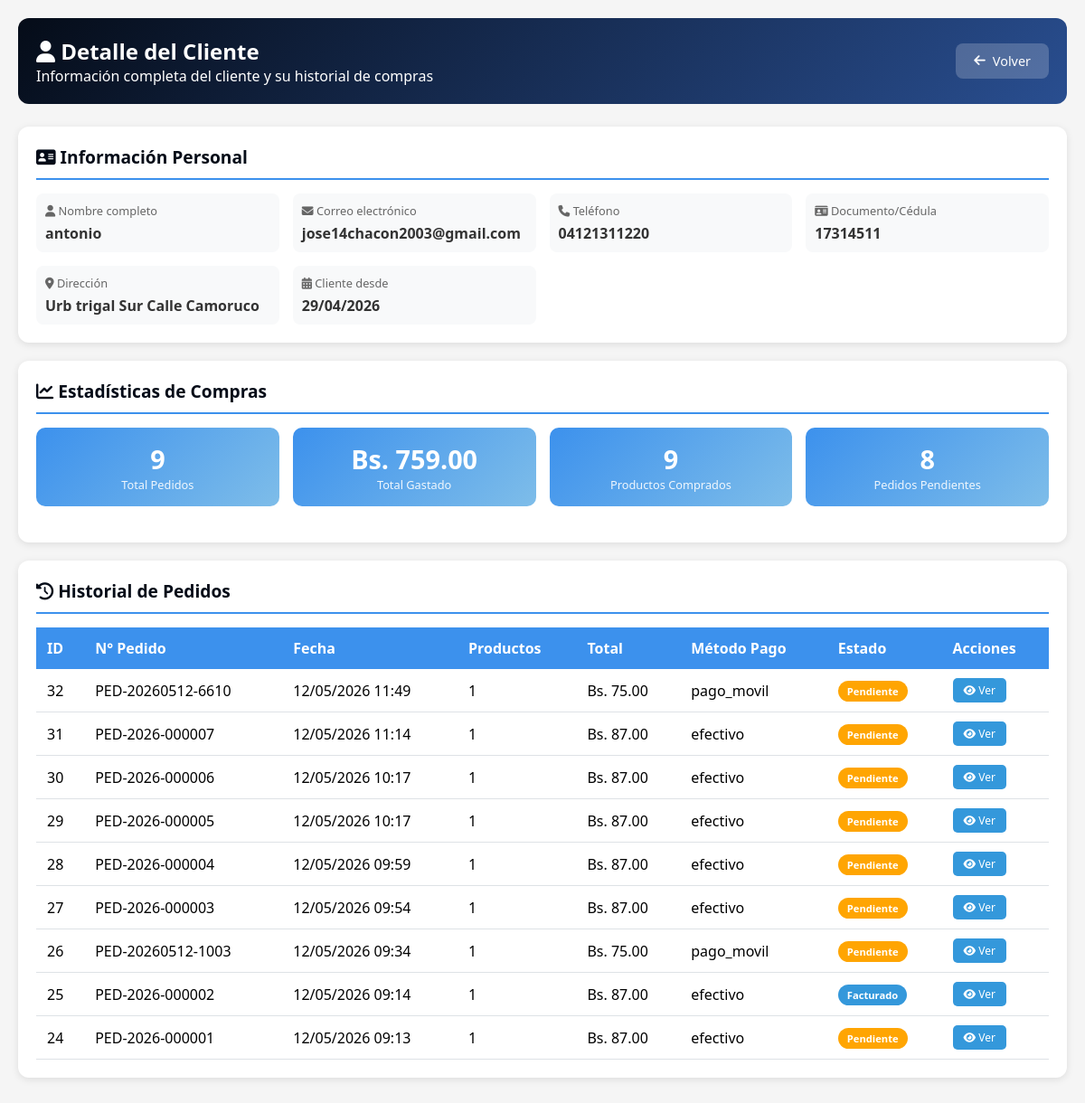
/clientes/detalle_cliente.php?id=6, run on an earlier commit of the app's database.
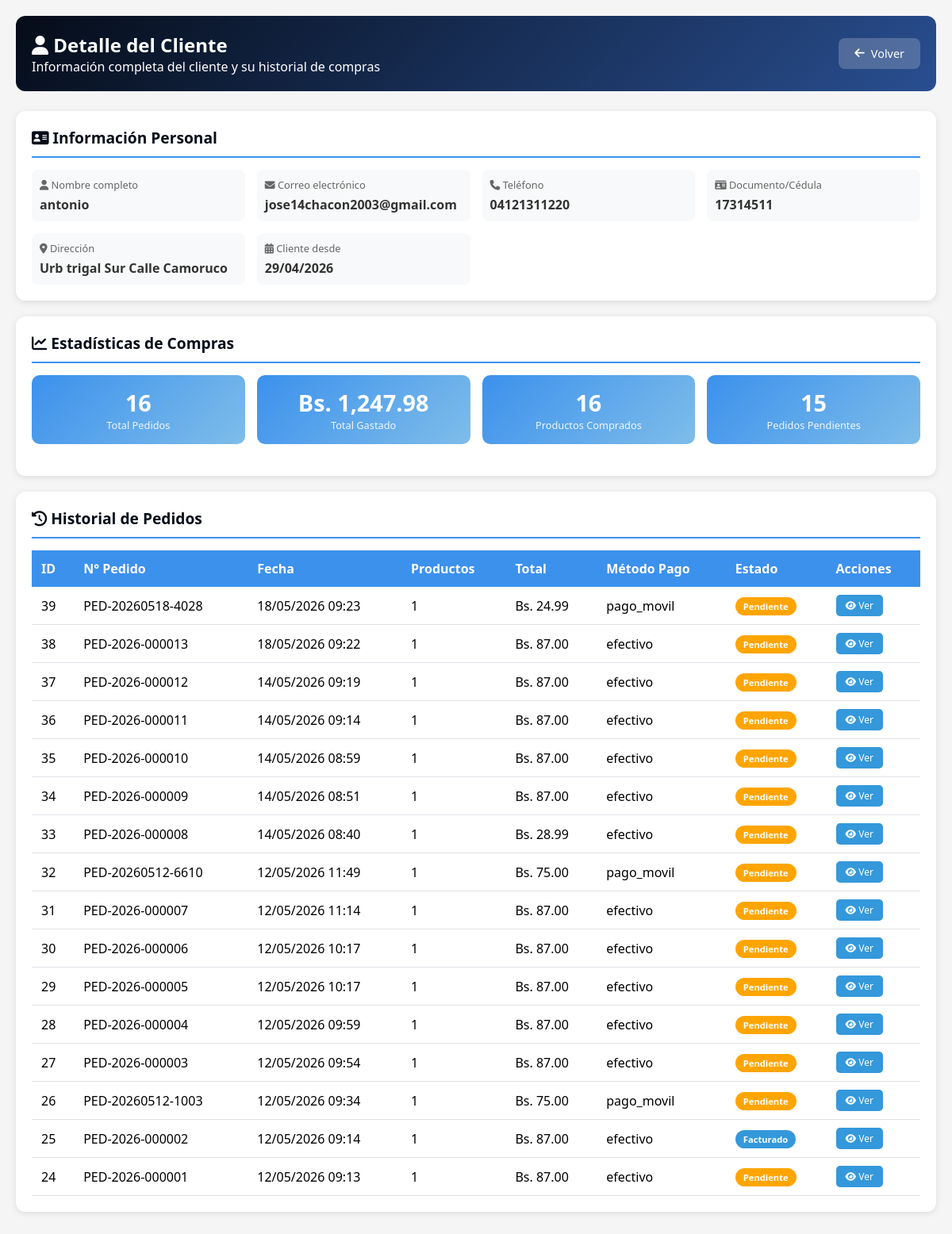
And on a later commit of the database.
### tables this page shows
CREATE TABLE `users` (
  `id` int NOT NULL AUTO_INCREMENT,
  `nombre` varchar(100) NOT NULL,
  `correo` varchar(100) NOT NULL,
  `password` varchar(255) NOT NULL,
  `direccion` varchar(255) DEFAULT NULL,
  `estado` varchar(20) DEFAULT 'activo',
  `cedula` varchar(20) DEFAULT NULL,
  `telefono` varchar(20) DEFAULT NULL,
  `foto_perfil` varchar(255) DEFAULT NULL,
  `rol` varchar(20) DEFAULT 'usuario',
  `is_active` tinyint(1) DEFAULT '1',
  `email_verified` tinyint(1) DEFAULT '0',
  `verification_token` varchar(255) DEFAULT NULL,
  `last_login` datetime DEFAULT NULL,
  `created_at` timestamp NULL DEFAULT CURRENT_TIMESTAMP,
  PRIMARY KEY (`id`),
  UNIQUE KEY `correo` (`correo`),
  UNIQUE KEY `cedula` (`cedula`),
  KEY `idx_users_estado` (`estado`),
  KEY `idx_users_correo` (`correo`)
);

CREATE TABLE `pedidos` (
  `id` int NOT NULL AUTO_INCREMENT,
  `cliente_id` int DEFAULT NULL,
  `usuario_id` int DEFAULT NULL,
  `numero_pedido` varchar(20) NOT NULL,
  `fecha_pedido` datetime DEFAULT CURRENT_TIMESTAMP,
  `subtotal` decimal(10,2) NOT NULL DEFAULT '0.00',
  `impuesto` decimal(10,2) NOT NULL DEFAULT '0.00',
  `iva` decimal(10,2) NOT NULL DEFAULT '0.00',
  `total` decimal(10,2) NOT NULL DEFAULT '0.00',
  `estado` enum('pendiente','procesando','enviado','entregado','cancelado','facturado') DEFAULT 'pendiente',
  `metodo_pago` varchar(50) DEFAULT NULL,
  `referencia_pago` varchar(100) DEFAULT NULL,
  `comprobante_pago` varchar(255) DEFAULT NULL,
  `notas_cliente` text,
  `notas_internas` text,
  `observaciones` text,
  `fecha_facturacion` datetime DEFAULT NULL,
  `direccion_envio` text,
  `created_at` timestamp NULL DEFAULT CURRENT_TIMESTAMP,
  `updated_at` timestamp NULL DEFAULT CURRENT_TIMESTAMP ON UPDATE CURRENT_TIMESTAMP,
  PRIMARY KEY (`id`),
  UNIQUE KEY `numero_pedido` (`numero_pedido`),
  KEY `cliente_id` (`cliente_id`),
  KEY `usuario_id` (`usuario_id`),
  CONSTRAINT `pedidos_ibfk_1` FOREIGN KEY (`cliente_id`) REFERENCES `clientes` (`id`) ON DELETE SET NULL,
  CONSTRAINT `pedidos_ibfk_2` FOREIGN KEY (`usuario_id`) REFERENCES `users` (`id`) ON DELETE SET NULL
);

### clientes/detalle_cliente.php (the view, shortened to what this page needs)
<?php
try {
    $pdo = conectarDB();
} catch(PDOException $e) {
    die("Error interno del servidor");
}
$cliente_id = isset($_GET['id']) ? (int)$_GET['id'] : 0;
$stmt = $pdo->prepare("SELECT id, nombre, correo as email, telefono, cedula as documento, direccion, estado, created_at as fecha_registro
                        FROM users WHERE id = ? AND rol = 'usuario'");
$stmt->execute([$cliente_id]);
$cliente = $stmt->fetch(PDO::FETCH_ASSOC);
$stmtResumen = $pdo->prepare("SELECT
    COUNT(DISTINCT p.id) as total_pedidos,
    COALESCE(SUM(p.total), 0) as total_gastado,
    COALESCE(SUM(pd.cantidad), 0) as total_productos,
    MAX(p.created_at) as ultima_compra,
    COUNT(DISTINCT CASE WHEN p.estado = 'pendiente' THEN p.id END) as pedidos_pendientes,
    COUNT(DISTINCT CASE WHEN p.estado = 'completado' THEN p.id END) as pedidos_completados,
    COUNT(DISTINCT CASE WHEN p.estado = 'facturado' THEN p.id END) as pedidos_facturados,
    COUNT(DISTINCT CASE WHEN p.estado = 'cancelado' THEN p.id END) as pedidos_cancelados
FROM pedidos p
LEFT JOIN pedido_detalles pd ON p.id = pd.pedido_id
WHERE p.usuario_id = ?");
$stmtResumen->execute([$cliente_id]);
$resumen = $stmtResumen->fetch(PDO::FETCH_ASSOC);
$stmtPedidos = $pdo->prepare("SELECT
    p.id,
    p.numero_pedido,
    p.total,
    p.estado,
    p.metodo_pago,
    p.created_at as fecha,
    (SELECT COUNT(*) FROM pedido_detalles WHERE pedido_id = p.id) as total_productos
FROM pedidos p
WHERE p.usuario_id = ?
ORDER BY p.created_at DESC
LIMIT 20");
$stmtPedidos->execute([$cliente_id]);
$pedidos = $stmtPedidos->fetchAll(PDO::FETCH_ASSOC);
?>
<!DOCTYPE html>
<html lang="es">
<head>
    <link rel="stylesheet" href="https://cdnjs.cloudflare.com/ajax/libs/font-awesome/6.4.0/css/all.min.css">
</head>
<body>
<div class="container">
    <div class="header">
        <div>
            <h2><i class="fas fa-user"></i> Detalle del Cliente</h2>
            <p>Información completa del cliente y su historial de compras</p>
        </div>
        <a href="javascript:history.back()" class="btn-back"><i class="fas fa-arrow-left"></i> Volver</a>
    </div>
    <div class="card">
        <h3 class="card-title"><i class="fas fa-address-card"></i> Información Personal</h3>
        <div class="info-grid">
            <div class="info-item">
                <div class="info-label"><i class="fas fa-user"></i> Nombre completo</div>
                <div class="info-value"><?php echo htmlspecialchars($cliente['nombre']); ?></div>
            </div>
            <div class="info-item">
                <div class="info-label"><i class="fas fa-envelope"></i> Correo electrónico</div>
                <div class="info-value"><?php echo htmlspecialchars($cliente['email']); ?></div>
            </div>
            <div class="info-item">
                <div class="info-label"><i class="fas fa-phone"></i> Teléfono</div>
                <div class="info-value"><?php echo htmlspecialchars($cliente['telefono'] ?? 'No registrado'); ?></div>
            </div>
            <div class="info-item">
                <div class="info-label"><i class="fas fa-id-card"></i> Documento/Cédula</div>
                <div class="info-value"><?php echo htmlspecialchars($cliente['documento'] ?? 'No registrado'); ?></div>
            </div>
            <div class="info-item">
                <div class="info-label"><i class="fas fa-map-marker-alt"></i> Dirección</div>
                <div class="info-value"><?php echo htmlspecialchars($cliente['direccion'] ?? 'No registrada'); ?></div>
            </div>
            <div class="info-item">
                <div class="info-label"><i class="fas fa-calendar-alt"></i> Cliente desde</div>
                <div class="info-value"><?php echo date('d/m/Y', strtotime($cliente['fecha_registro'])); ?></div>
            </div>
        </div>
    </div>
    <div class="card">
        <h3 class="card-title"><i class="fas fa-chart-line"></i> Estadísticas de Compras</h3>
        <div class="stats-grid">
            <div class="stat-card">
                <div class="stat-number"><?php echo $resumen['total_pedidos'] ?? 0; ?></div>
                <div class="stat-label">Total Pedidos</div>
            </div>
            <div class="stat-card">
                <div class="stat-number">Bs. <?php echo number_format($resumen['total_gastado'] ?? 0, 2); ?></div>
                <div class="stat-label">Total Gastado</div>
            </div>
            <div class="stat-card">
                <div class="stat-number"><?php echo $resumen['total_productos'] ?? 0; ?></div>
                <div class="stat-label">Productos Comprados</div>
            </div>
            <div class="stat-card">
                <div class="stat-number"><?php echo $resumen['pedidos_pendientes'] ?? 0; ?></div>
                <div class="stat-label">Pedidos Pendientes</div>
            </div>
        </div>
    </div>
    <div class="card">
        <h3 class="card-title"><i class="fas fa-history"></i> Historial de Pedidos</h3>
        <?php if (empty($pedidos)): ?>
            <p style="text-align:center; padding: 40px;">No hay pedidos registrados para este cliente</p>
        <?php else: ?>
            <table class="data-table">
                <thead>
                    <tr>
                        <th>ID</th>
                        <th>N° Pedido</th>
                        <th>Fecha</th>
                        <th>Productos</th>
                        <th>Total</th>
                        <th>Método Pago</th>
                        <th>Estado</th>
                        <th>Acciones</th>
                    </tr>
                </thead>
                <tbody>
                    <?php foreach ($pedidos as $pedido): ?>
                        <tr>
                            <td><?php echo $pedido['id']; ?></td>
                            <td><?php echo htmlspecialchars($pedido['numero_pedido']); ?></td>
                            <td><?php echo date('d/m/Y H:i', strtotime($pedido['fecha'])); ?></td>
                            <td><?php echo $pedido['total_productos']; ?></td>
                            <td>Bs. <?php echo number_format($pedido['total'], 2); ?></td>
                            <td><?php echo htmlspecialchars($pedido['metodo_pago']); ?></td>
                            <td><span class="badge badge-<?php echo $pedido['estado']; ?>"><?php echo ucfirst($pedido['estado']); ?></span></td>
                            <td>
                                <button class="btn-view" onclick="verPedido(<?php echo $pedido['id']; ?>)">
                                    <i class="fas fa-eye"></i> Ver
                                </button>
                            </td>
                        </tr>
                    <?php endforeach; ?>
                </tbody>
            </table>
        <?php endif; ?>
    </div>
</div>
</body>
</html>

### clientes/detalle_cliente.php (style rules this page uses)
* { margin: 0; padding: 0; box-sizing: border-box; font-family: 'Segoe UI', Tahoma, Geneva, Verdana, sans-serif; }
body { background: #f5f5f5; padding: 20px; }
.container { max-width: 1200px; margin: 0 auto; }
.header { background: linear-gradient(135deg, #050C18, #294E90); color: white; padding: 20px; border-radius: 12px; margin-bottom: 25px; display: flex; justify-content: space-between; align-items: center; flex-wrap: wrap; }
.btn-back { background: rgba(255,255,255,0.2); color: white; border: none; padding: 10px 20px; border-radius: 8px; cursor: pointer; font-size: 0.9rem; text-decoration: none; display: inline-flex; align-items: center; gap: 8px; }
.card { background: white; border-radius: 12px; padding: 20px; margin-bottom: 20px; box-shadow: 0 2px 8px rgba(0,0,0,0.1); }
.card-title { font-size: 1.2rem; font-weight: 600; margin-bottom: 15px; padding-bottom: 10px; border-bottom: 2px solid #3C91ED; color: #050C18; }
.info-grid { display: grid; grid-template-columns: repeat(auto-fit, minmax(250px, 1fr)); gap: 15px; }
.info-item { padding: 10px; background: #f8f9fa; border-radius: 8px; }
.info-label { font-size: 0.8rem; color: #666; margin-bottom: 5px; }
.info-value { font-size: 1rem; font-weight: 600; color: #333; }
.stats-grid { display: grid; grid-template-columns: repeat(auto-fit, minmax(150px, 1fr)); gap: 15px; margin-bottom: 20px; }
.stat-card { background: linear-gradient(135deg, #3C91ED, #7EBDE9); color: white; padding: 15px; border-radius: 10px; text-align: center; }
.stat-number { font-size: 1.8rem; font-weight: 800; }
.stat-label { font-size: 0.8rem; opacity: 0.9; }
.data-table { width: 100%; border-collapse: collapse; }
.data-table th { background: #3C91ED; color: white; padding: 12px; text-align: left; }
.data-table td { padding: 10px 12px; border-bottom: 1px solid #dee2e6; }
.badge { padding: 4px 10px; border-radius: 20px; font-size: 0.7rem; font-weight: 600; display: inline-block; }
.badge-pendiente { background: #ffa502; color: white; }
.badge-facturado { background: #3498db; color: white; }
.btn-view { background: #3498db; color: white; border: none; padding: 5px 12px; border-radius: 5px; cursor: pointer; font-size: 0.75rem; }

What changed in the data, as far as the page shows it:
added pedidos: id "39", numero_pedido "PED-20260518-4028", created_at "18/05/2026 09:23", total_productos "1", total "24.99", metodo_pago "pago_movil", estado "Pendiente"
added pedidos: id "38", numero_pedido "PED-2026-000013", created_at "18/05/2026 09:22", total_productos "1", total "87.00", metodo_pago "efectivo", estado "Pendiente"
added pedidos: id "37", numero_pedido "PED-2026-000012", created_at "14/05/2026 09:19", total_productos "1", total "87.00", metodo_pago "efectivo", estado "Pendiente"
added pedidos: id "36", numero_pedido "PED-2026-000011", created_at "14/05/2026 09:14", total_productos "1", total "87.00", metodo_pago "efectivo", estado "Pendiente"
added pedidos: id "35", numero_pedido "PED-2026-000010", created_at "14/05/2026 08:59", total_productos "1", total "87.00", metodo_pago "efectivo", estado "Pendiente"
added pedidos: id "34", numero_pedido "PED-2026-000009", created_at "14/05/2026 08:51", total_productos "1", total "87.00", metodo_pago "efectivo", estado "Pendiente"
added pedidos: id "33", numero_pedido "PED-2026-000008", created_at "14/05/2026 08:40", total_productos "1", total "28.99", metodo_pago "efectivo", estado "Pendiente"
Also different on the page:
$resumen['total_pedidos']: "9" → "16"
$resumen['total_gastado']: "759.00" → "1,247.98"
$resumen['total_productos']: "9" → "16"
$resumen['pedidos_pendientes']: "8" → "15"
